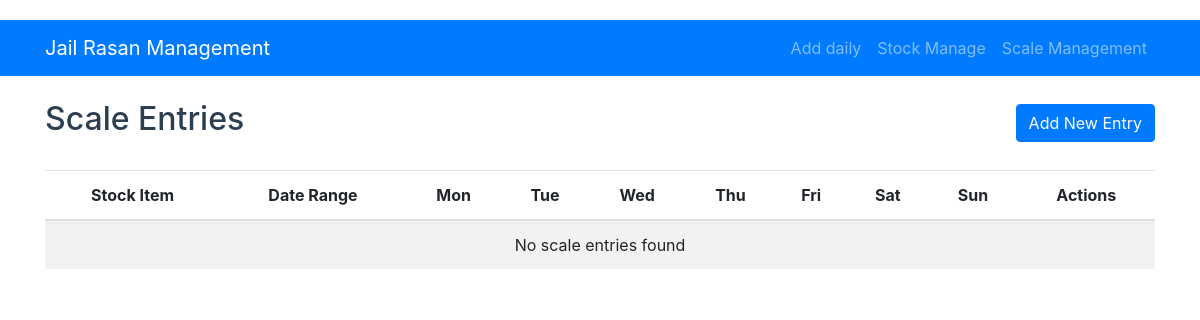
/scale, run on an earlier commit of the app's database.
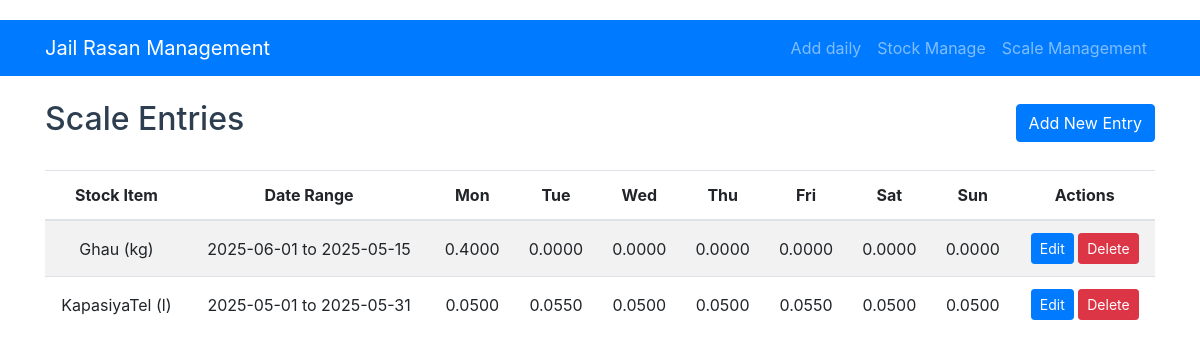
And on a later commit of the database.
### models.py (models this page shows, shortened)
class ScaleEntry(db.Model):
    id = db.Column(db.Integer, primary_key=True)
    stock_item_id = db.Column(db.Integer, db.ForeignKey('stock_item.id'), nullable=False)
    start_date = db.Column(db.Date, nullable=False)
    end_date = db.Column(db.Date, nullable=False)
    monday = db.Column(db.Float, default=0.0)
    tuesday = db.Column(db.Float, default=0.0)
    wednesday = db.Column(db.Float, default=0.0)
    thursday = db.Column(db.Float, default=0.0)
    friday = db.Column(db.Float, default=0.0)
    saturday = db.Column(db.Float, default=0.0)
    sunday = db.Column(db.Float, default=0.0)
    stock_item = db.relationship('StockItem', backref='scale_entries')

class StockItem(db.Model):
    id = db.Column(db.Integer, primary_key=True)
    date = db.Column(db.Date, nullable=False)
    item_name = db.Column(db.String(100), nullable=False)
    quantity = db.Column(db.Float, nullable=False)
    unit = db.Column(db.String(20), nullable=False)  # kg, ml, packets, etc.
    notes = db.Column(db.Text)

### app.py (the view)
@app.route('/scale')
def scale_list():
    entries = ScaleEntry.query.all()
    return render_template('scale/scale_list.html', entries=entries)

### templates/scale/scale_list.html
{% extends "base.html" %}
{% block content %}
<div class="d-flex justify-content-between align-items-center mb-4">
    <h2>Scale Entries</h2>
    <a href="{{ url_for('add_scale') }}" class="btn btn-primary">Add New Entry</a>
</div>
<table class="table table-striped">
    <thead>
        <tr>
            <th>Stock Item</th>
            <th>Date Range</th>
            <th>Mon</th>
            <th>Tue</th>
            <th>Wed</th>
            <th>Thu</th>
            <th>Fri</th>
            <th>Sat</th>
            <th>Sun</th>
            <th>Actions</th>
        </tr>
    </thead>
    <tbody>
        {% for entry in entries %}
        <tr>
            <td>{{ entry.stock_item.item_name }} ({{ entry.stock_item.unit }})</td>
            <td>{{ entry.start_date }} to {{ entry.end_date }}</td>
            <td>{{ "%.4f"|format(entry.monday) }}</td>
            <td>{{ "%.4f"|format(entry.tuesday) }}</td>
            <td>{{ "%.4f"|format(entry.wednesday) }}</td>
            <td>{{ "%.4f"|format(entry.thursday) }}</td>
            <td>{{ "%.4f"|format(entry.friday) }}</td>
            <td>{{ "%.4f"|format(entry.saturday) }}</td>
            <td>{{ "%.4f"|format(entry.sunday) }}</td>
            <td>
                <a href="{{ url_for('edit_scale', id=entry.id) }}" class="btn btn-sm btn-primary">Edit</a>
                <a href="{{ url_for('delete_scale', id=entry.id) }}" class="btn btn-sm btn-danger"
                   onclick="return confirm('Delete this scale entry?')">Delete</a>
            </td>
        </tr>
        {% else %}
        <tr>
            <td colspan="10" class="text-center">No scale entries found</td>
        </tr>
        {% endfor %}
    </tbody>
</table>
{% endblock %}

### templates/base.html (shortened to what this page needs)
<!DOCTYPE html>
<html lang="en">
<head>
    {% block styles %}
    {{ bootstrap.load_css() }}
    <link rel="stylesheet" href="{{ url_for('static', filename='style.css') }}">
    {% endblock %}
</head>
<body>
    <nav class="navbar navbar-expand-lg navbar-dark bg-primary">
        <div class="container">
            <a class="navbar-brand" href="{{ url_for('index') }}">Jail Rasan Management</a>
            <div class="collapse navbar-collapse" id="navbarNav">
                <ul class="navbar-nav ml-auto">
                    <li class="nav-item">
                        <a class="nav-link" href="{{ url_for('add_record') }}">Add daily </a>
                    </li>
                    <li class="nav-item">
                        <a class="nav-link" href="{{ url_for('stock_list') }}">Stock Manage</a>
                    </li>
                    <li class="nav-item">
                        <a class="nav-link" href="{{ url_for('scale_list') }}">Scale Management</a>
                    </li>
                </ul>
            </div>
        </div>
    </nav>
    <div class="container mt-4">
        {% block content %}{% endblock %}
    </div>
</body>
</html>

### static/style.css (style rules this page uses)
body { padding-top: 20px; padding-bottom: 20px; }
.table th, .table td { vertical-align: middle; text-align: center; }
h2, h4 { color: #2c3e50; }

What changed in the data, as far as the page shows it:
added ScaleEntry: stock_item.item_name "Ghau", stock_item.unit "kg", start_date "2025-06-01", end_date "2025-05-15", monday "0.4000", tuesday "0.0000", wednesday "0.0000", thursday "0.0000", friday "0.0000", saturday "0.0000", sunday "0.0000"
added ScaleEntry: stock_item.item_name "KapasiyaTel", stock_item.unit "l", start_date "2025-05-01", end_date "2025-05-31", monday "0.0500", tuesday "0.0550", wednesday "0.0500", thursday "0.0500", friday "0.0550", saturday "0.0500", sunday "0.0500"
Also different on the page:
text no longer shown: "No scale entries found"
